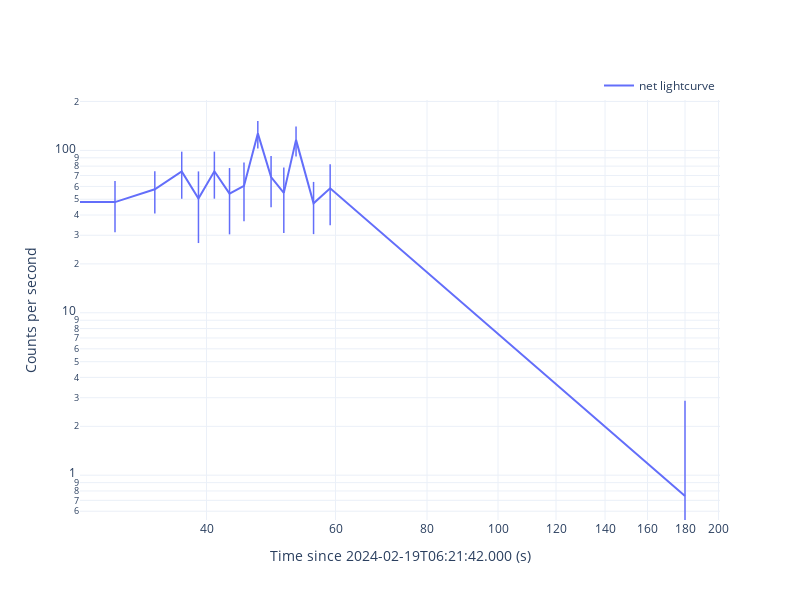

Source (notebook cell):
### Code cell
gbm_tte.extract_rebin_curve(min_sigma=2, savepath='./n9/curve', loglog=True, show=True)

### Figure 1 — Plotly figure (JSON) as saved in the notebook; plotly's stock layout.template omitted (floating-point values rounded to 4 significant figures)
{"data": [{"error_y": {"array": [2.162, 16.71, 16.79, 23.92, 23.67, 23.92, 23.71, 23.78, 24.47, 23.87, 23.73, 24.37, 16.72, 23.77, 2.13], "thickness": 1.5, "type": "data", "width": 0}, "marker": {"size": 0, "symbol": "cross-thin"}, "mode": "lines+markers", "name": "net lightcurve", "showlegend": true, "type": "scatter", "x": [-86, 30, 34, 37, 39, 41, 43, 45, 47, 49, 51, 53, 56, 59, 180], "y": [4.527, 48.04, 57.6, 74.27, 50.56, 74.34, 54.12, 60.4, 127.2, 68.47, 54.76, 116.0, 47.23, 58.41, 0.7447]}], "layout": {"height": 600, "legend": {"x": 1, "xanchor": "right", "y": 1, "yanchor": "bottom"}, "width": 800, "xaxis": {"title": {"text": "Time since 2024-02-19T06:21:42.000 (s)"}, "type": "log"}, "yaxis": {"title": {"text": "Counts per second"}, "type": "log"}}}
